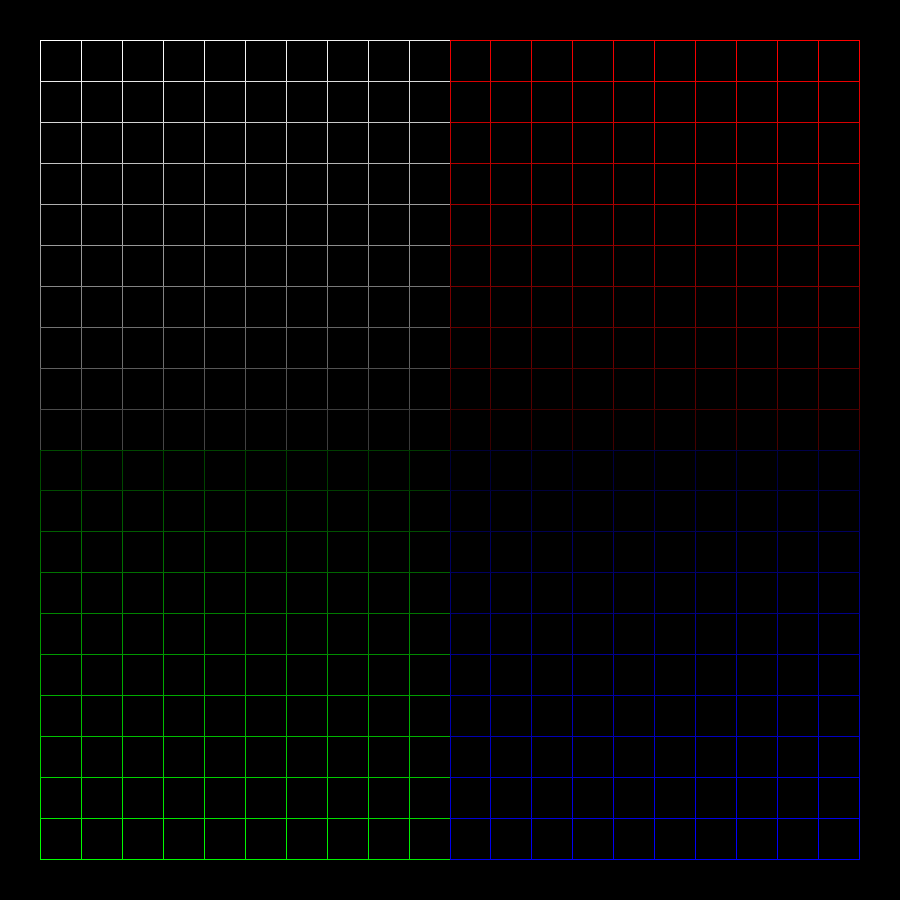
Frame 1 (no input)
Frame 60 (the mouse pressed at the canvas centre just before this capture): identical to frame 1, image omitted
Frame 120 (the mouse held since frame 60 and released just before this capture): identical to frame 1, image omitted

The Processing sketch that drew this single still picture (run headless with seeded random() and noise(); from frame 60 on, the mouse is pressed at the canvas centre):

// Processing sketch: mirror_tiles
// ── mirror_tiles.pde
float tileAmount;
float margin;
float tileSize;
PVector screen;

void setup() {
  size (900,900);
  
  tileAmount = 10;
  margin = 1; 
  tileSize = (width/2) / (tileAmount + margin);
  screen = new PVector((width/2)-tileSize*margin,(height/2)-tileSize*margin);
}

void draw() {
  background(0);
  stroke(0);
  noFill();
  rectMode(CENTER);
  
  float a = 0;
  for(float y = (tileSize*margin)+(tileSize/2); y < height/2; y += tileSize) {
    for(float x = (tileSize*margin)+(tileSize/2); x < width/2; x += tileSize) {
      stroke(255-a);
      rect (x, y, tileSize, tileSize);
      a+=2;
    }
  }
  
  a = 0;
  for(float y = (tileSize*margin)+(tileSize/2); y < height/2; y += tileSize) {
    for(float x = width-((tileSize*margin)+(tileSize/2)); x > (width/2)-(tileSize/2); x -= tileSize) {
      stroke(255-a,0,0);
      rect (x, y, tileSize, tileSize);
      a+=2;
    }
  }
  
  a = 0;
  for(float y = height-((tileSize*margin)+(tileSize/2)); y > (height/2)-(tileSize/2); y -= tileSize) {
    for(float x = (tileSize*margin)+(tileSize/2); x < width/2; x += tileSize) {
      stroke(0,255-a,0);
      rect (x, y, tileSize, tileSize);
      a+=2;
    }
  }
  
  a = 0;
  for(float y = height-((tileSize*margin)+(tileSize/2)); y > (height/2)-(tileSize/2); y -= tileSize) {
    for(float x = width-((tileSize*margin)+(tileSize/2)); x > (width/2)-(tileSize/2); x -= tileSize) {
      stroke(0,0,255-a);
      rect (x, y, tileSize, tileSize);
      a+=2;
    }
  }
}
